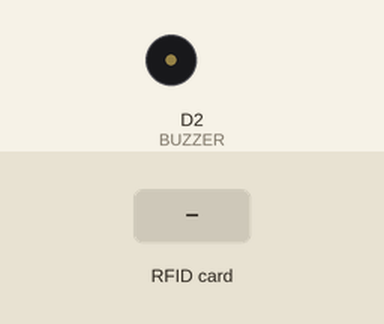
This sketch was run on a simulated ESP8266 (NodeMCU). Shown: buzzer (waves = sounding, pin HIGH). The inputs (shaded band) are chosen by the test bench. WiFi joins after 1.5 s; servers stay silent unless stated; uploads are accepted with an empty reply; what the sketch prints to the serial monitor is not drawn.

Above: at 2.8 s.
2.9 s: RFID card 5E 7A 19 C4 held to the reader
At 3.1 s:
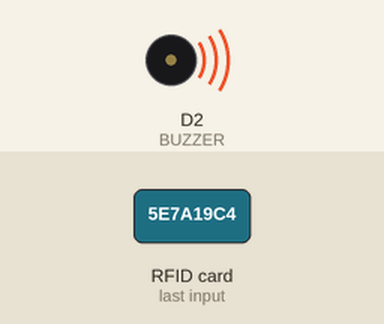
Timing chart, 0 to 5.9 s (numbered marks = the images above; inputs shaded):
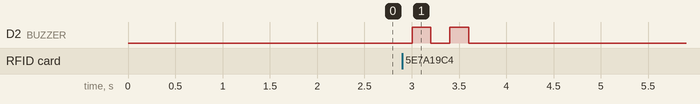

The sketch:

rfid-attendance.ino
```cpp
#include <SPI.h>
#include <MFRC522.h>
#include <Arduino.h>
#include <ESP8266WiFi.h>
#include <ESP8266HTTPClient.h>
#include <WiFiClient.h>
#include <WiFiClientSecureBearSSL.h>

#define RST_PIN  D3
#define SS_PIN   D4
#define BUZZER   D2

MFRC522 mfrc522(SS_PIN, RST_PIN);
MFRC522::MIFARE_Key key;
MFRC522::StatusCode status;


int blockNum = 2;

byte bufferLen = 18;
byte readBlockData[18];

String card_holder_name;
const String sheet_url = "https://script.google.com/macros/s/AKfycbybHP1D7szypVriPFISnbxFh95-ceKkXv4EpjV69lXXTlaMf5iM1fjzVSTAuzNjKtIi/exec?name=";

// fingerprint
const uint8_t fingerprint[20] = {0x8D, 0xC5, 0x65, 0x82, 0x10, 0x71, 0x12, 0x6B, 0x24, 0x9B, 0x99, 0x8C, 0x1F, 0xA9, 0x0C, 0xD1, 0x0E, 0x07, 0xC0, 0xA4};

#define WIFI_SSID "Dialog 4G"
#define WIFI_PASSWORD "TQ04BGLLR0L"


void setup()
{

  Serial.begin(9600);

  Serial.println();
  Serial.print("Connecting to AP");
  WiFi.begin(WIFI_SSID, WIFI_PASSWORD);
  while (WiFi.status() != WL_CONNECTED){
    Serial.print(".");
    delay(200);
  }
  Serial.println("");
  Serial.println("WiFi connected.");
  Serial.println("IP address: ");
  Serial.println(WiFi.localIP());
  Serial.println();

  pinMode(BUZZER, OUTPUT);

  SPI.begin();

}


 void loop()
{

  mfrc522.PCD_Init();

  if ( ! mfrc522.PICC_IsNewCardPresent()) {return;}

  if ( ! mfrc522.PICC_ReadCardSerial()) {return;}

  Serial.println();
  Serial.println(F("Reading last data from RFID..."));
  ReadDataFromBlock(blockNum, readBlockData);

  Serial.println();
  Serial.print(F("Last data in RFID:"));
  Serial.print(blockNum);
  Serial.print(F(" --> "));
  for (int j=0 ; j<16 ; j++)
  {
    Serial.write(readBlockData[j]);
  }
  Serial.println();

  digitalWrite(BUZZER, HIGH);
  delay(200);
  digitalWrite(BUZZER, LOW);
  delay(200);
  digitalWrite(BUZZER, HIGH);
  delay(200);
  digitalWrite(BUZZER, LOW);

  if (WiFi.status() == WL_CONNECTED) {

    std::unique_ptr<BearSSL::WiFiClientSecure>client(new BearSSL::WiFiClientSecure);

    client->setFingerprint(fingerprint);

    card_holder_name = sheet_url + String((char*)readBlockData);
    card_holder_name.trim();
    Serial.println(card_holder_name);

    HTTPClient https;
    Serial.print(F("[HTTPS] begin...\n"));


    if (https.begin(*client, (String)card_holder_name)){

      Serial.print(F("[HTTPS] GET...\n"));

      int httpCode = https.GET();

      if (httpCode > 0) {

        Serial.printf("[HTTPS] GET... code: %d\n", httpCode);

      }

      else
      {Serial.printf("[HTTPS] GET... failed, error: %s\n", https.errorToString(httpCode).c_str());}

      https.end();
      delay(1000);
    }

    else {
      Serial.printf("[HTTPS} Unable to connect\n");
    }

  }

}


void ReadDataFromBlock(int blockNum, byte readBlockData[])
{

  for (byte i = 0; i < 6; i++) {
    key.keyByte[i] = 0xFF;
  }

  status = mfrc522.PCD_Authenticate(MFRC522::PICC_CMD_MF_AUTH_KEY_A, blockNum, &key, &(mfrc522.uid));

  if (status != MFRC522::STATUS_OK){
     Serial.print("Authentication failed for Read: ");
     Serial.println(mfrc522.GetStatusCodeName(status));
     return;
  }

  else {
    Serial.println("Authentication success");
  }

  status = mfrc522.MIFARE_Read(blockNum, readBlockData, &bufferLen);
  if (status != MFRC522::STATUS_OK) {
    Serial.print("Reading failed: ");
    Serial.println(mfrc522.GetStatusCodeName(status));
    return;
  }

  else {
    Serial.println("Block was read successfully");
  }

}
```

Measured:
- after the input at 2.9 s, D2 (BUZZER): alternates HIGH for 0.20 s and LOW for 0.20 s, 4 changes in all, then stays LOW, starting after 0.10 s
